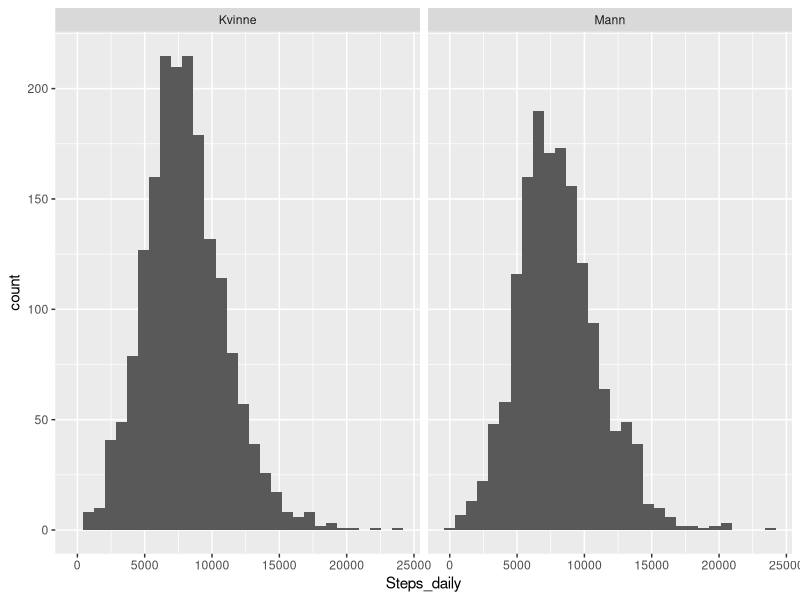
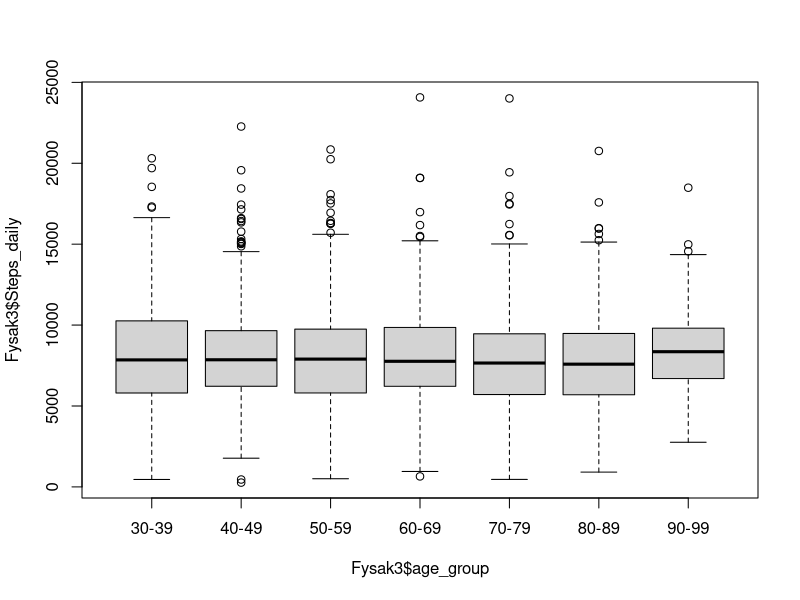
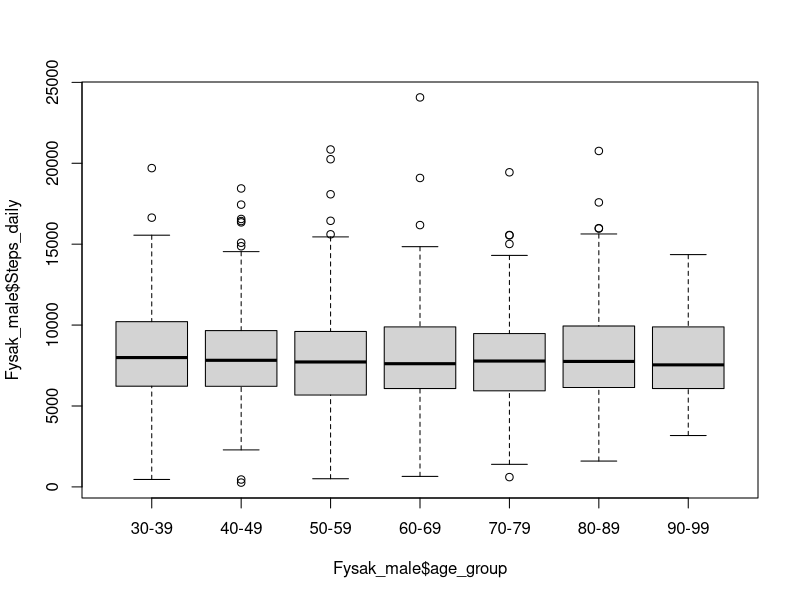
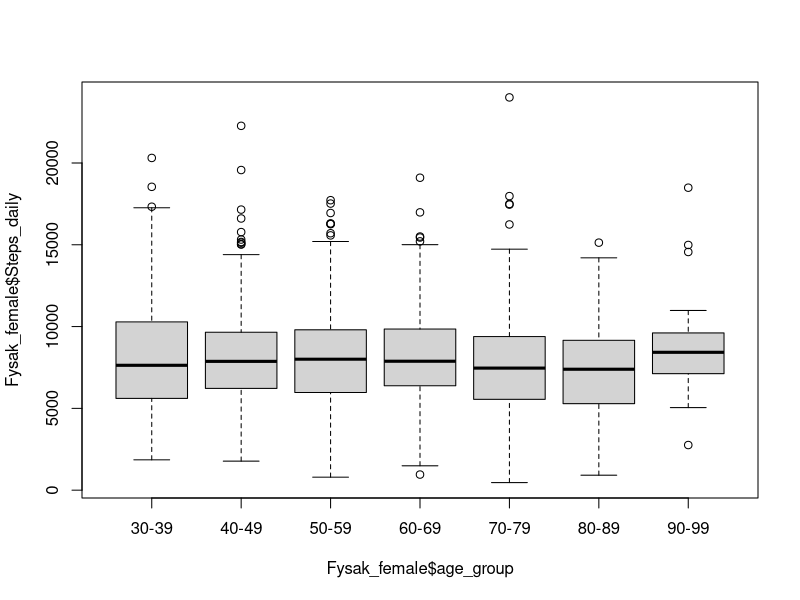

Write R code to recreate these figures, in order.
##### analysis of FYSAK datasett, Lesson 1

library(foreign); library(tidyverse); library(psych); library(cowplot)

### read SPSS file, .sav filetype
### library(foreign), must use argument "to.data.frame = TRUE" otherwise you get the data variables page


Fysak <- read.spss("data/Datasett 13 FYSAK (2).sav",to.data.frame = TRUE)

Fysak %>% 
        summary()

Fysak %>% 
        mutate(age = (2018 -F.år)) %>%
        select(ID,Kjønn,age,Steps_daily) %>% 
        print()-> Fysak2

Fysak2 %>% 
        describeBy("Kjønn")

Fysak2 %>% 
        mutate(old = as.factor(if_else(age<= 59, 1,0))) %>% 
        summary()

### manually calculate %
### <=59 = 1806, >=60 = 1597
### % <=59 = 1806/3480*100 = 51.9%
### % >=60 = 1674/3480*100 = 48.1%
        
1806/3480*100
1674/3480*100

Fysak2 %>% 
        na.omit() %>% 
        ggplot(aes(Steps_daily))+
        geom_histogram()+
        facet_wrap(~Kjønn)
  
##############################################
#### create age groups

Fysak3 <- Fysak2 %>% 
        mutate(age_group = as.factor(cut(age, c(29,39,49,59,69,79,89,99), 
                               labels=c("30-39","40-49","50-59","60-69","70-79","80-89","90-99" )))) %>% 
        print()
        

### boxplot for all participants divided into age groups

boxplot(Fysak3$Steps_daily ~ Fysak3$age_group)

### boxplot for each gender

Fysak_male <- Fysak3 %>% 
        filter(Kjønn == "Mann")

Fysak_female <- Fysak3 %>% 
        filter(Kjønn == "Kvinne")

boxplot(Fysak_male$Steps_daily ~ Fysak_male$age_group)
boxplot(Fysak_female$Steps_daily ~ Fysak_female$age_group)


